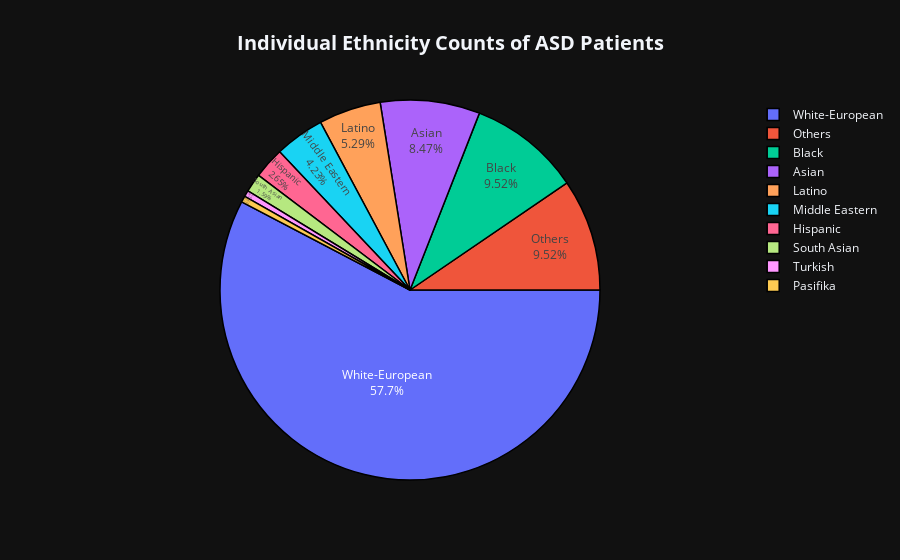

The notebook cell saved with this chart:
### Code cell
label = asd_patients_ethnicity.index
value = asd_patients_ethnicity['count']

fig = go.Figure(data=[go.Pie(labels = label,
                             values = value,
                             rotation = 90)])

fig.update_traces(textposition = 'inside',
                  textinfo = 'percent+label',
                  marker = dict(line = dict(color = '#000000', width = 1.5)))

fig.update_layout(title_text='<b>Individual Ethnicity Counts of ASD Patients</b>',
                  title_x = 0.5,
                  title_font = dict(size = 20),
                  uniformtext_minsize = 15,
                  template='plotly_dark')

fig.show()

### Figure 1 — Plotly figure (JSON) as saved in the notebook; plotly's stock layout.template omitted (floating-point values rounded to 4 significant figures)
{"data": [{"labels": ["White-European", "Others", "Black", "Asian", "Latino", "Middle Eastern ", "Hispanic", "South Asian", "Turkish", "Pasifika"], "marker": {"line": {"color": "#000000", "width": 1.5}}, "rotation": 90, "textinfo": "percent+label", "textposition": "inside", "type": "pie", "values": [109, 18, 18, 16, 10, 8, 5, 3, 1, 1]}], "layout": {"title": {"font": {"size": 20}, "text": "<b>Individual Ethnicity Counts of ASD Patients</b>", "x": 0.5}, "uniformtext": {"minsize": 15}}}
